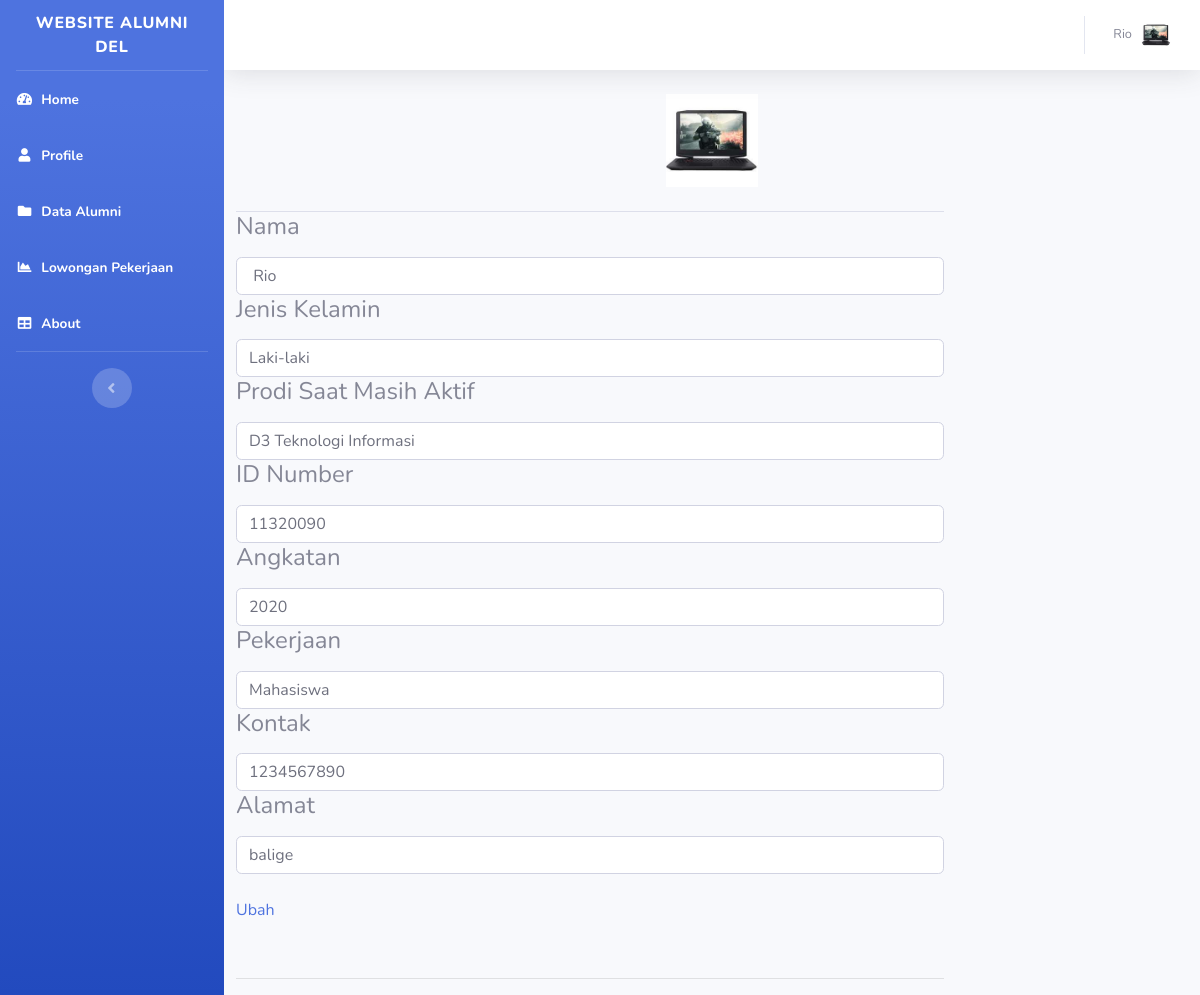
Screenshot of /profile2.php (signed in) with the database file from the repository.
### tables this page shows
CREATE TABLE `user1` (
  `id_user` int(11) NOT NULL,
  `username` varchar(100) NOT NULL,
  `password` varchar(200) NOT NULL,
  `Nama` varchar(100) NOT NULL,
  `Jk` varchar(50) NOT NULL,
  `number_id` varchar(100) NOT NULL,
  `Angkatan` int(11) NOT NULL,
  `Pekerjaan` varchar(200) NOT NULL,
  `Kontak` varchar(20) NOT NULL,
  `Alamat` varchar(200) NOT NULL,
  `gambar` varchar(200) DEFAULT NULL,
  `Prodi` varchar(200) NOT NULL
);

### profile2.php (the view, shortened to what this page needs)
<?php
include "functions.php";
$id_user = $_SESSION["id_user"];
?>
<!DOCTYPE html>
<html lang="en">
<head>
    <link href="vendor/fontawesome-free/css/all.min.css" rel="stylesheet" type="text/css">
    <link href="css/sb-admin-2.min.css" rel="stylesheet">
    <link href="vendor/datatables/dataTables.bootstrap4.min.css" rel="stylesheet">
</head>
<body id="page-top">
    <div id="wrapper">
        <ul class="navbar-nav bg-gradient-primary sidebar sidebar-dark accordion" id="accordionSidebar">
            <a class="sidebar-brand d-flex align-items-center justify-content-center" href="">
                <div class="sidebar-brand-text mx-3">Website Alumni Del<sup></sup></div>
            </a>
            <hr class="sidebar-divider my-0">
             <li class="nav-item active">
                <a class="nav-link" href="home.php">
                    <i class="fas fa-fw fa-tachometer-alt"></i>
                    <span>Home</span></a>
            </li>
            <li class="nav-item active">
                <a class="nav-link" href="profile2.php">
                    <i class="fas fa-fw fa-user"></i>
                    <span>Profile</span></a>
            </li>
             <li class="nav-item active">
                <a class="nav-link" href="alumni2.php">
                    <i class="fas fa-fw fa-folder"></i>
                    <span>Data Alumni</span></a>
            </li>
             <li class="nav-item active">
                <a class="nav-link" href="loker2.php">
                    <i class="fas fa-fw fa-chart-area"></i>
                    <span>Lowongan Pekerjaan</span></a>
            </li>
            <li class="nav-item active">
                <a class="nav-link" href="about.php">
                    <i class="fas fa-fw fa-table"></i>
                    <span>About</span></a>
            </li>
            <hr class="sidebar-divider d-none d-md-block">
            <div class="text-center d-none d-md-inline">
                <button class="rounded-circle border-0" id="sidebarToggle"></button>
            </div>
        </ul>
        <div id="content-wrapper" class="d-flex flex-column">
            <div id="content">
                <nav class="navbar navbar-expand navbar-light bg-white topbar mb-4 static-top shadow">
                    <ul class="navbar-nav ml-auto">
                        <?php
                        $query = $connect->query("SELECT * From user1 where id_user = '$id_user' ");
                        foreach ($query as $key => $value) {
                        ?>
                        <li class="nav-item dropdown no-arrow">
                            <a class="nav-link dropdown-toggle" href="#" id="userDropdown" role="button"
                                data-toggle="dropdown" aria-haspopup="true" aria-expanded="false">
                                <span class="mr-2 d-none d-lg-inline text-gray-600 small"><?php echo $value['Nama']; ?></span>
                                <img class="img-profile rounded-circle"
                                    src="img/<?= $value['gambar']; ?>">
                            </a>
                        </li>
                        <?php }  ?>
                    </ul>
                </nav>
                <div class="container-fluid">
						                    <?php
						    $query = $connect->query("SELECT * From user1 where id_user = '$id_user' ");
						    foreach ($query as $key => $value) {
						    ?>
             <div class="text-center">
                          <img src="img/<?= $value['gambar']; ?>" width="10%">
                       </div></hr><br>
        </div>
        <div class="col-sm-9">
            <ul class="nav nav-tabs">
              </ul>
          <div class="tab-content">
                  <form  action="" method="POST" enctype="multipart/form-data">
                      <div class="form-group">
                          <div class="col-xs-6">
                              <label for="nama"><h4>Nama</h4></label>
                              <input type="text" class="form-control"  name="nama" value="<?php echo $value['Nama']; ?>">
                            <label for="Jk"><h4>Jenis Kelamin</h4></label>
                              <input type="text" class="form-control" name="jk"  value="<?php echo $value['Jk'];  ?>">
                            <label for="prodi"><h4>Prodi Saat Masih Aktif</h4></label>
                              <input type="text" class="form-control" name="prodi"  value="<?php echo $value['Prodi'];  ?>">
                              <label for="nim"><h4>ID Number</h4></label>
                              <input type="text" class="form-control" name="nim" value="<?php echo $value['number_id'];?>">
                            </div>
                             <div class="col-xs-6">
                             <label for="angkatan"><h4>Angkatan</h4></label>
                              <input type="text" class="form-control" name="angkatan" value="<?php echo $value['Angkatan'];?>">
                              <label for="pekerjaan"><h4>Pekerjaan</h4></label>
                              <input type="text" class="form-control" name="pekerjaan"  value="<?php echo $value['Pekerjaan'];?>">
                              <label for="kontak"><h4>Kontak</h4></label>
                              <input type="text" class="form-control" name="kontak" value="<?php echo $value['Kontak'];?>">
                              <label for="alamat"><h4>Alamat</h4></label>
                              <input type="text" class="form-control" name="alamat"  value="<?php echo $value['Alamat'];?>">
                        </div>
                        <div class="form-group">
                           <div class="col-xs-12">
                                <br>
                                <a href="edit2.php?id=<?= $value['id_user']; ?>">Ubah</a>
                        </div>
                      <a href="edit2.php?id=<?= $value['id_user']; ?>">
                  </div>
                      <div class="form-group">
                           <div class="col-xs-12">
                                <br>
                      </div>
                </form>
              <hr>
             </div>
              </div>
          </div>
          <?php }  ?>
        </div>
    </div>
</body>
</html>

### rows the page displays
user1: Nama "Rio", gambar (picture), nama "Rio", jk "Laki-laki", prodi "D3 Teknologi Informasi", nim "11320090", angkatan "2020", pekerjaan "Mahasiswa", kontak "1234567890", alamat "balige"
